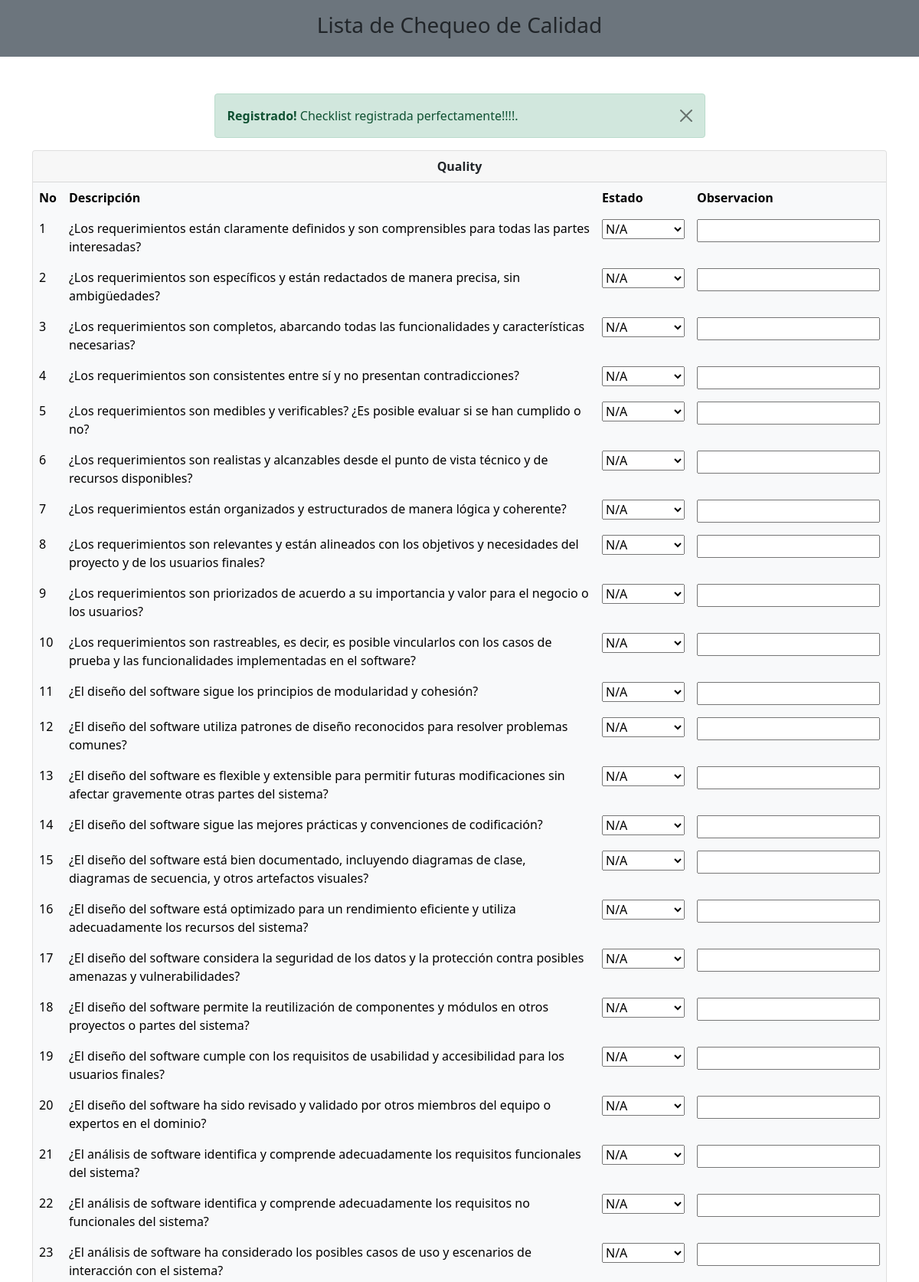
The app's page /index.php?mensaje=registrado (upper part) with its own data.
### tables this page shows
CREATE TABLE `preguntas` (
  `id` int(11) NOT NULL,
  `descripción` text NOT NULL
);

### index.php (the view, shortened to what this page needs)
<?php include 'template/header.php' ?>
<?php
    include_once "model/conexion.php";
    $sql="Select * from preguntas";
    $resultado=$bd->query($sql);
?>
<div class="container mt-5">
    <div class="row justify-content-center">
        <div class="col-md-7">
            <?php
                if(isset($_GET['mensaje']) and $_GET['mensaje'] == 'registrado'){
            ?>
            <div class="alert alert-success alert-dismissible fade show" role="alert">
            <strong>Registrado!</strong> Checklist registrada perfectamente!!!!.
            <button type="button" class="btn-close" data-bs-dismiss="alert" aria-label="Close"></button>
            </div>
            <?php
                }
            ?>
        </div>
        <div class="col-md-12">
            <div class="card">
                <div class="card-header"><center><b>Quality</b></center></div>
                <form action="insertar.php" method="POST">
                    <table class="table table-light table-borderless" >
                        <tr>
                            <th>No</th>
                            <th>Descripción</th>
                            <th>Estado</th>
                            <th>Observacion</th>
                        <?php
                        while ($fila = $resultado->fetch(PDO::FETCH_ASSOC)) {
                        echo'
                            <tr>
                            <td>'.$fila['id'].'</td>
                            <td>'.$fila['descripción'].'</td>
                            <td>
                                <select name="estado'.$fila['id'].'" id="estado">
                                    <option value="seleccionar" >Seleccionar</option>
                                    <option value="Si" >Si</option>
                                    <option value="No">No</option>
                                    <option value="N/A" selected>N/A</option>
                                </select></td>
                            <td><input type="text" name="obser'.$fila['id'].'" autocomplete="off"></td></tr>';
                        }
                        ?>
                    </table>
                    <center><input type="submit"></center><br><br>
                </form>
            </div>
        </div>
    </div>
</div>
<?php include 'template/footer.php' ?>

### records on screen
preguntas: id "1", descripción "¿Los requerimientos están claramente definidos y son comprensibles para todas las partes interesadas?", id "N/A"
preguntas: id "2", descripción "¿Los requerimientos son específicos y están redactados de manera precisa, sin ambigüedades?", id "N/A"
preguntas: id "3", descripción "¿Los requerimientos son completos, abarcando todas las funcionalidades y características necesarias?", id "N/A"
preguntas: id "4", descripción "¿Los requerimientos son consistentes entre sí y no presentan contradicciones?", id "N/A"
preguntas: id "5", descripción "¿Los requerimientos son medibles y verificables? ¿Es posible evaluar si se han cumplido o no?", id "N/A"
preguntas: id "6", descripción "¿Los requerimientos son realistas y alcanzables desde el punto de vista técnico y de recursos disponibles?", id "N/A"
preguntas: id "7", descripción "¿Los requerimientos están organizados y estructurados de manera lógica y coherente?", id "N/A"
preguntas: id "8", descripción "¿Los requerimientos son relevantes y están alineados con los objetivos y necesidades del proyecto y de los usuarios finales?", id "N/A"
preguntas: id "9", descripción "¿Los requerimientos son priorizados de acuerdo a su importancia y valor para el negocio o los usuarios?", id "N/A"
preguntas: id "10", descripción "¿Los requerimientos son rastreables, es decir, es posible vincularlos con los casos de prueba y las funcionalidades implementadas en el software?", id "N/A"
preguntas: id "11", descripción "¿El diseño del software sigue los principios de modularidad y cohesión?", id "N/A"
preguntas: id "12", descripción "¿El diseño del software utiliza patrones de diseño reconocidos para resolver problemas comunes?", id "N/A"
preguntas: id "13", descripción "¿El diseño del software es flexible y extensible para permitir futuras modificaciones sin afectar gravemente otras partes del sistema?", id "N/A"
preguntas: id "14", descripción "¿El diseño del software sigue las mejores prácticas y convenciones de codificación?", id "N/A"
preguntas: id "15", descripción "¿El diseño del software está bien documentado, incluyendo diagramas de clase, diagramas de secuencia, y otros artefactos visuales?", id "N/A"
preguntas: id "16", descripción "¿El diseño del software está optimizado para un rendimiento eficiente y utiliza adecuadamente los recursos del sistema?", id "N/A"
preguntas: id "17", descripción "¿El diseño del software considera la seguridad de los datos y la protección contra posibles amenazas y vulnerabilidades?", id "N/A"
preguntas: id "18", descripción "¿El diseño del software permite la reutilización de componentes y módulos en otros proyectos o partes del sistema?", id "N/A"
preguntas: id "19", descripción "¿El diseño del software cumple con los requisitos de usabilidad y accesibilidad para los usuarios finales?", id "N/A"
preguntas: id "20", descripción "¿El diseño del software ha sido revisado y validado por otros miembros del equipo o expertos en el dominio?", id "N/A"
preguntas: id "21", descripción "¿El análisis de software identifica y comprende adecuadamente los requisitos funcionales del sistema?", id "N/A"
preguntas: id "22", descripción "¿El análisis de software identifica y comprende adecuadamente los requisitos no funcionales del sistema?", id "N/A"
preguntas: id "23", descripción "¿El análisis de software ha considerado los posibles casos de uso y escenarios de interacción con el sistema?", id "N/A"
